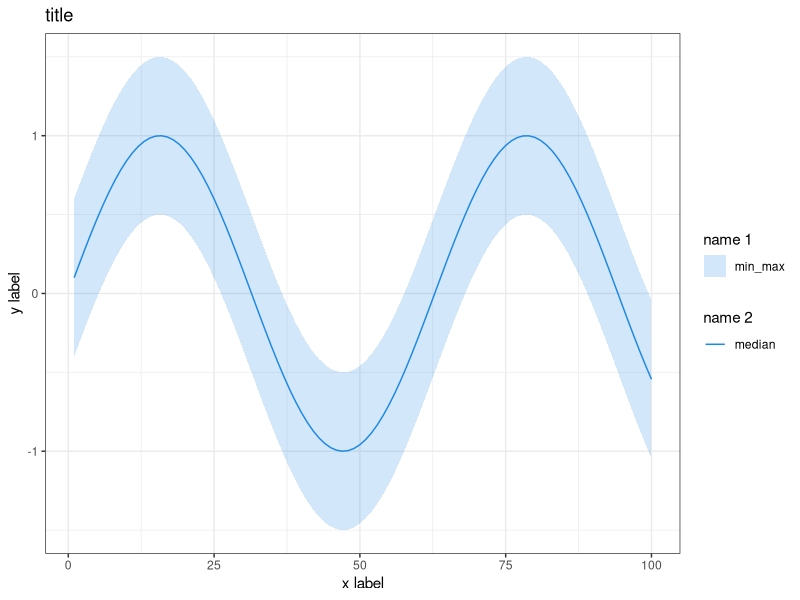
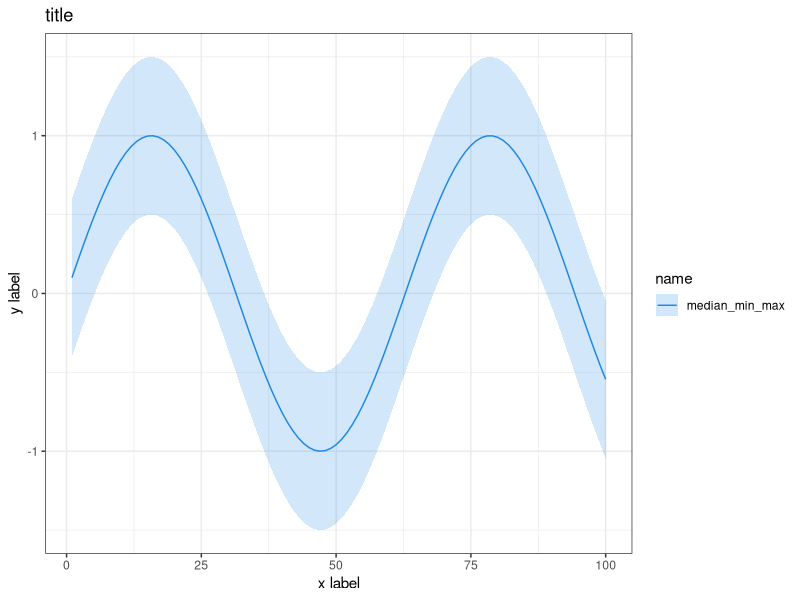
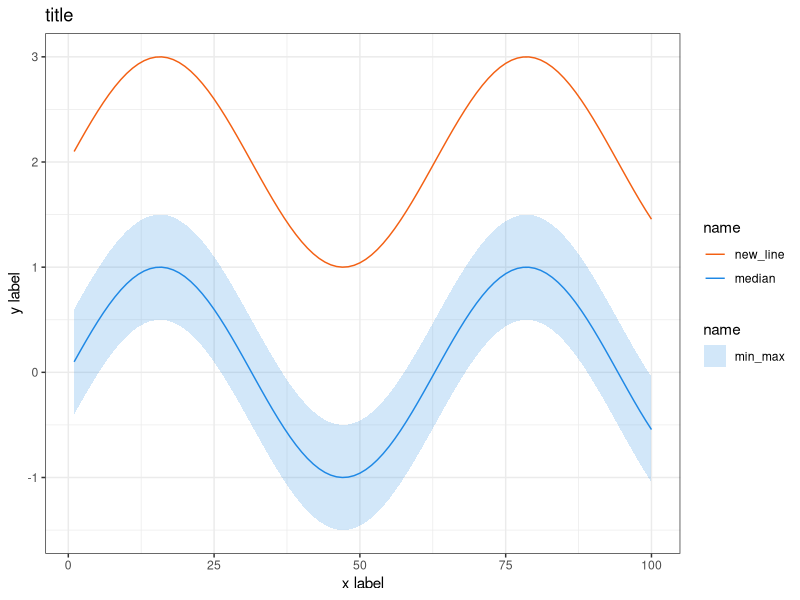
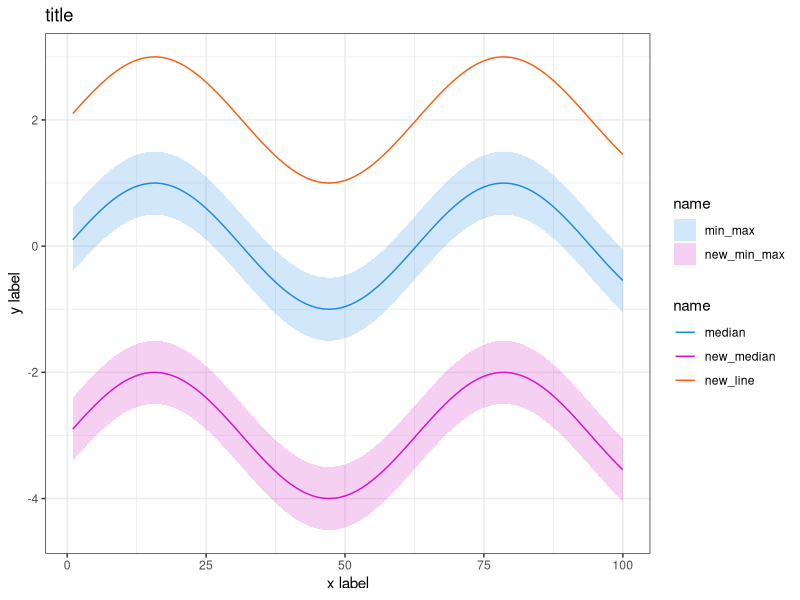
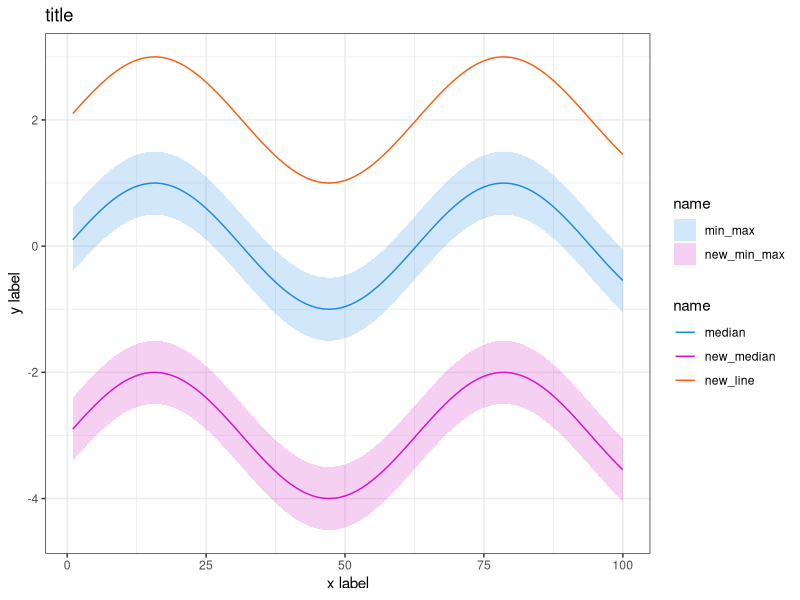

These charts were generated, in order, by the following R code:


# Link to this R code is in this video description 
# Load required library
library(ggplot2)

# Create example data
values <- c(1:100)
data <- data.frame(time = values,
                   lower = sin(values/10) - 0.5,
                   upper = sin(values/10) + 0.5,
                   median = sin(values/10))

# List of hex color code https://www.color-hex.com/
# Plot the confidence interval/uncertainty band + median line------------------.
ggplot(data = data) +
  geom_ribbon(aes(x = time, ymin = lower, ymax = upper, fill = "min_max"), 
              alpha = 0.2) +
  geom_line(aes(x = time, y = median, color = "median")) +
  scale_fill_manual(name = "name 1",
                    values = c("min_max" = "#1E88E5")) +
  scale_color_manual(name = "name 2",
                     values = c("median" = "#1E88E5")) +
  labs(title = "title", x = "x label", y = "y label") +
  theme_bw() + 
  theme(legend.position = "right")

# Merge legend together---------------------------------------------------------
ggplot(data = data) +
  geom_ribbon(aes(x = time, ymin = lower, ymax = upper, fill = "median_min_max"), 
              alpha = 0.2) +
  geom_line(aes(x = time, y = median, color = "median_min_max")) +
  scale_fill_manual(name = "name",
                    values = c("median_min_max" = "#1E88E5")) +
  scale_color_manual(name = "name",
                     values = c("median_min_max" = "#1E88E5")) +
  labs(title = "title", x = "x label", y = "y label") +
  theme_bw() +
  theme(legend.position = "right")

# add another line to the plot--------------------------------------------------
ggplot(data = data) +
  geom_ribbon(aes(x = time, ymin = lower, ymax = upper, fill = "min_max"),
              alpha = 0.2) +
  geom_line(aes(x = time, y = median, color = "median")) +
  geom_line(aes(x = time, y = median + 2, color = "new_line")) +
  scale_fill_manual(name = "name",
                    values = c("min_max" = "#1E88E5")) +
  scale_color_manual(name = "name",
                     values = c("median" = "#1E88E5",
                                "new_line" = "#F36013"),
                     breaks = c("new_line", "median"))  +
  labs(title = "title", x = "x label", y = "y label") +
  theme_bw() +
  theme(legend.position = "right")


# add another uncertainty line--------------------------------------------------
ggplot(data = data) +
  #
  geom_ribbon(aes(x = time, ymin = lower, ymax = upper, fill = "min_max"),
              alpha = 0.2) +
  geom_line(aes(x = time, y = median, color = "median")) +
  #
  geom_ribbon(aes(x = time, ymin = lower - 3, ymax = upper - 3, fill = "new_min_max"),
              alpha = 0.2) +
  geom_line(aes(x = time, y = median - 3, color = "new_median")) +
  #
  geom_line(aes(x = time, y = median + 2, color = "new_line")) +
  scale_fill_manual(name = "name",
                    values = c("min_max" = "#1E88E5",
                               "new_min_max" = "#d614c0")) +
  scale_color_manual(name = "name",
                     values = c("median" = "#1E88E5",
                                "new_median" = "#d614c0",
                                "new_line" = "#F36013"),
                     breaks = c("median", "new_median", "new_line"))  +
  labs(title = "title", x = "x label", y = "y label") +
  theme_bw() +
  theme(legend.position = "right")

# Save plot (the last plot shown here will be saved)----------------------------
ggsave("C:/examples/plot.pdf", width = 4, height = 2)
